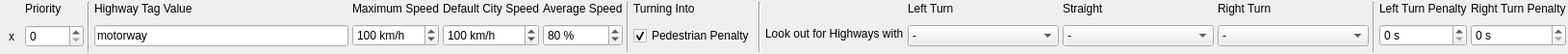
<?xml version="1.0" encoding="UTF-8"?>
<ui version="4.0">
 <class>HighwayTypeWidget</class>
 <widget class="QWidget" name="HighwayTypeWidget">
  <property name="geometry">
   <rect>
    <x>0</x>
    <y>0</y>
    <width>1629</width>
    <height>56</height>
   </rect>
  </property>
  <property name="sizePolicy">
   <sizepolicy hsizetype="Maximum" vsizetype="Maximum">
    <horstretch>0</horstretch>
    <verstretch>0</verstretch>
   </sizepolicy>
  </property>
  <property name="windowTitle">
   <string>Form</string>
  </property>
  <layout class="QGridLayout" name="gridLayout">
   <property name="margin">
    <number>2</number>
   </property>
   <property name="spacing">
    <number>4</number>
   </property>
   <item row="0" column="1">
    <widget class="QLabel" name="label_8">
     <property name="text">
      <string>Priority</string>
     </property>
    </widget>
   </item>
   <item row="0" column="2" rowspan="4">
    <widget class="Line" name="line_2">
     <property name="orientation">
      <enum>Qt::Vertical</enum>
     </property>
    </widget>
   </item>
   <item row="0" column="3">
    <widget class="QLabel" name="label">
     <property name="text">
      <string>Highway Tag Value</string>
     </property>
    </widget>
   </item>
   <item row="0" column="4">
    <widget class="QLabel" name="label_2">
     <property name="text">
      <string>Maximum Speed</string>
     </property>
    </widget>
   </item>
   <item row="0" column="5">
    <widget class="QLabel" name="label_3">
     <property name="text">
      <string>Default City Speed</string>
     </property>
    </widget>
   </item>
   <item row="0" column="6">
    <widget class="QLabel" name="label_4">
     <property name="text">
      <string>Average Speed</string>
     </property>
    </widget>
   </item>
   <item row="0" column="7" rowspan="4">
    <widget class="Line" name="line_3">
     <property name="orientation">
      <enum>Qt::Vertical</enum>
     </property>
    </widget>
   </item>
   <item row="0" column="9">
    <widget class="QLabel" name="label_7">
     <property name="text">
      <string>Turning Into</string>
     </property>
    </widget>
   </item>
   <item row="0" column="10" rowspan="4">
    <widget class="Line" name="line">
     <property name="orientation">
      <enum>Qt::Vertical</enum>
     </property>
    </widget>
   </item>
   <item row="0" column="12">
    <widget class="QLabel" name="label_6">
     <property name="text">
      <string>Left Turn</string>
     </property>
    </widget>
   </item>
   <item row="0" column="13">
    <widget class="QLabel" name="label_9">
     <property name="text">
      <string>Straight</string>
     </property>
    </widget>
   </item>
   <item row="0" column="14">
    <widget class="QLabel" name="label_10">
     <property name="text">
      <string>Right Turn</string>
     </property>
    </widget>
   </item>
   <item row="0" column="15" rowspan="4">
    <widget class="Line" name="line_4">
     <property name="orientation">
      <enum>Qt::Vertical</enum>
     </property>
    </widget>
   </item>
   <item row="0" column="16">
    <widget class="QLabel" name="label_11">
     <property name="text">
      <string>Left Turn Penalty</string>
     </property>
    </widget>
   </item>
   <item row="0" column="17">
    <widget class="QLabel" name="label_12">
     <property name="text">
      <string>Right Turn Penalty</string>
     </property>
    </widget>
   </item>
   <item row="1" column="3" rowspan="3">
    <widget class="QLineEdit" name="type">
     <property name="text">
      <string>motorway</string>
     </property>
    </widget>
   </item>
   <item row="1" column="4" rowspan="3">
    <widget class="QSpinBox" name="maxSpeed">
     <property name="suffix">
      <string> km/h</string>
     </property>
     <property name="minimum">
      <number>1</number>
     </property>
     <property name="maximum">
      <number>1000</number>
     </property>
     <property name="value">
      <number>100</number>
     </property>
    </widget>
   </item>
   <item row="1" column="5" rowspan="3">
    <widget class="QSpinBox" name="citySpeed">
     <property name="suffix">
      <string> km/h</string>
     </property>
     <property name="minimum">
      <number>1</number>
     </property>
     <property name="maximum">
      <number>1000</number>
     </property>
     <property name="value">
      <number>100</number>
     </property>
    </widget>
   </item>
   <item row="1" column="6" rowspan="3">
    <widget class="QSpinBox" name="averageSpeed">
     <property name="suffix">
      <string> %</string>
     </property>
     <property name="maximum">
      <number>100</number>
     </property>
     <property name="value">
      <number>80</number>
     </property>
    </widget>
   </item>
   <item row="1" column="11" rowspan="2">
    <widget class="QLabel" name="label_5">
     <property name="text">
      <string>Look out for Highways with</string>
     </property>
    </widget>
   </item>
   <item row="1" column="12" rowspan="3">
    <widget class="QComboBox" name="otherCarsLeft">
     <item>
      <property name="text">
       <string>-</string>
      </property>
     </item>
     <item>
      <property name="text">
       <string>Higher Priority</string>
      </property>
     </item>
     <item>
      <property name="text">
       <string>Equal or Higher Priority</string>
      </property>
     </item>
    </widget>
   </item>
   <item row="1" column="13" rowspan="3">
    <widget class="QComboBox" name="otherCarsStraight">
     <item>
      <property name="text">
       <string>-</string>
      </property>
     </item>
     <item>
      <property name="text">
       <string>Higher Priority</string>
      </property>
     </item>
     <item>
      <property name="text">
       <string>Equal or Higher Priority</string>
      </property>
     </item>
    </widget>
   </item>
   <item row="1" column="14" rowspan="3">
    <widget class="QComboBox" name="otherCarsRight">
     <item>
      <property name="text">
       <string>-</string>
      </property>
     </item>
     <item>
      <property name="text">
       <string>Higher Priority</string>
      </property>
     </item>
     <item>
      <property name="text">
       <string>Equal or Higher Priority</string>
      </property>
     </item>
    </widget>
   </item>
   <item row="1" column="16" rowspan="3">
    <widget class="QSpinBox" name="leftPenalty">
     <property name="suffix">
      <string> s</string>
     </property>
    </widget>
   </item>
   <item row="1" column="17" rowspan="3">
    <widget class="QSpinBox" name="rightPenalty">
     <property name="suffix">
      <string> s</string>
     </property>
    </widget>
   </item>
   <item row="2" column="0">
    <widget class="QToolButton" name="close">
     <property name="text">
      <string>x</string>
     </property>
     <property name="autoRaise">
      <bool>true</bool>
     </property>
    </widget>
   </item>
   <item row="2" column="9">
    <widget class="QCheckBox" name="pedestrian">
     <property name="text">
      <string>Pedestrian Penalty</string>
     </property>
     <property name="checked">
      <bool>true</bool>
     </property>
    </widget>
   </item>
   <item row="2" column="1">
    <widget class="QSpinBox" name="priority">
     <property name="maximum">
      <number>10000</number>
     </property>
    </widget>
   </item>
  </layout>
 </widget>
 <resources/>
 <connections>
  <connection>
   <sender>close</sender>
   <signal>clicked()</signal>
   <receiver>HighwayTypeWidget</receiver>
   <slot>deleteLater()</slot>
   <hints>
    <hint type="sourcelabel">
     <x>1143</x>
     <y>101</y>
    </hint>
    <hint type="destinationlabel">
     <x>1136</x>
     <y>71</y>
    </hint>
   </hints>
  </connection>
 </connections>
</ui>
